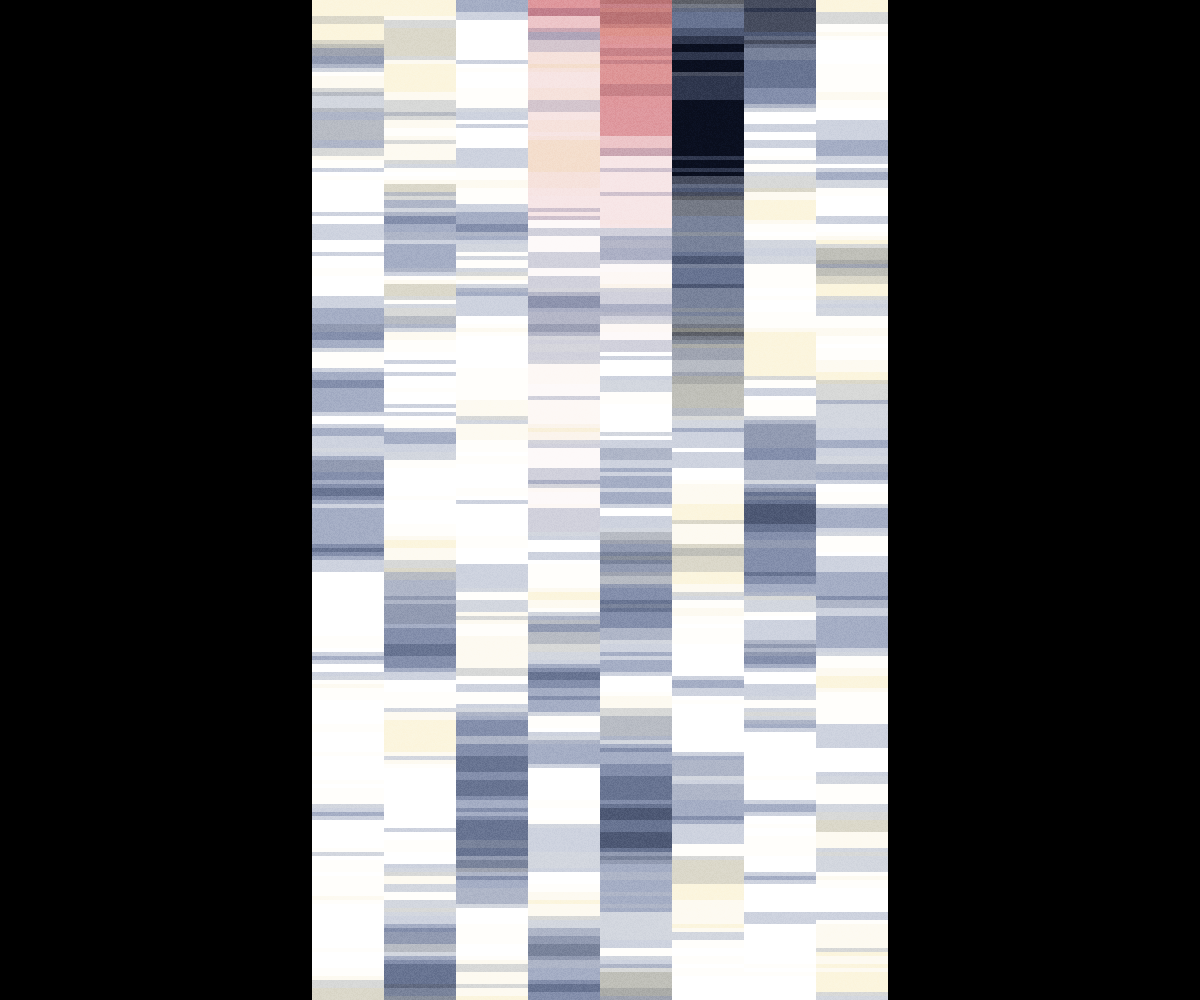
Frame 1 (no input)
Frame 60 (no input): identical to frame 1, image omitted
Frame 120 (the mouse pressed at the canvas centre since frame 60): identical to frame 1, image omitted

The p5.js sketch that drew this single still picture (run headless with seeded random() and noise() and a simulated clock; from frame 60 on, the mouse is pressed at the canvas centre):

// p5.js sketch
// ── sketch.js
const BLUE = "#000000";
const RECT_WIDTH = 576;
const RECT_HEIGHT = 1024;
const CELL_W = 72;
const CELL_H = 4;
const LEVELS = 8;
const LIGHT_BLUE = "#ffffff";
const DARK_BLUE = "#0a0f1f";
const BLUE_BIAS = "#3b6ce3";
const BLUE_BIAS_STRENGTH = 0.2;
const VINEGAR_LEVELS = 4;
const VINEGAR_LIGHT = "#ffffff";
const VINEGAR_TINT = "#f3e1a2";
const VINEGAR_MAX = 0.35;
const RED_LEVELS = 5;
const RED_LIGHT = "#ffffff";
const RED_DARK = "#b00010";
const RED_MAX = 0.4;
const RED_P = 0;
const RED_Q = 1 / 16;
const GRAIN_RANGE = 60;
const GRAIN_ALPHA = 70;
let palette = [];
let vinegarLight;
let vinegarTint;
let redLight;
let redDark;
let grainLayer;

function setup() {
  createCanvas(windowWidth, windowHeight);
  palette = buildPalette();
  vinegarLight = color(VINEGAR_LIGHT);
  vinegarTint = color(VINEGAR_TINT);
  redLight = color(RED_LIGHT);
  redDark = color(RED_DARK);
  grainLayer = buildGrainLayer();
}

function draw() {
  background(BLUE);
  noStroke();
  fill(255);
  rectMode(CENTER);
  rect(width / 2, height / 2, RECT_WIDTH, RECT_HEIGHT);

  const grid = getGrid();
  randomSeed(7);
  drawCells(grid);
  drawGrain(grid);
  // Grid lines removed per request.
}

function windowResized() {
  resizeCanvas(windowWidth, windowHeight);
}

function getGrid() {
  const halfW = RECT_WIDTH / 2;
  const halfH = RECT_HEIGHT / 2;
  const left = width / 2 - halfW;
  const right = width / 2 + halfW;
  const top = height / 2 - halfH;
  const bottom = height / 2 + halfH;
  const cols = floor(RECT_WIDTH / CELL_W);
  const rows = floor(RECT_HEIGHT / CELL_H);
  const cellW = RECT_WIDTH / cols;
  const cellH = RECT_HEIGHT / rows;

  return { left, right, top, bottom, cols, rows, cellW, cellH };
}

function drawCells(grid) {
  rectMode(CORNER);
  noStroke();

  const redProbs = getRedProbs();
  for (let col = 0; col < grid.cols; col += 1) {
    let level = floor(random(LEVELS));
    let vinegar = floor(random(VINEGAR_LEVELS));
    const redStart = initialRedLevel(col, grid.cols);
    let redLevel = redStart;
    for (let row = 0; row < grid.rows; row += 1) {
      const x = grid.left + col * grid.cellW;
      const y = grid.top + row * grid.cellH;
      const vinegarT = vinegar / (VINEGAR_LEVELS - 1);
      const weight = vinegarT * VINEGAR_MAX;
      const vinegarColor = lerpColor(vinegarLight, vinegarTint, vinegarT);
      let mixed = lerpColor(palette[level], vinegarColor, weight);
      const redT = redLevel / (RED_LEVELS - 1);
      const redWeight = redT * RED_MAX;
      const redColor = lerpColor(redLight, redDark, redT);
      mixed = lerpColor(mixed, redColor, redWeight);
      fill(mixed);
      rect(x, y, grid.cellW, grid.cellH);
      level = stepLevel(level);
      vinegar = stepVinegar(vinegar);
      redLevel = stepRed(redLevel, redProbs);
    }
  }
}

// Grid line drawing removed.

function buildPalette() {
  const light = color(LIGHT_BLUE);
  const dark = color(DARK_BLUE);
  const bias = color(BLUE_BIAS);
  const colors = [];
  for (let i = 0; i < LEVELS; i += 1) {
    const t = i / (LEVELS - 1);
    const base = lerpColor(light, dark, t);
    const shift = sin(PI * t) * BLUE_BIAS_STRENGTH;
    colors.push(lerpColor(base, bias, shift));
  }
  return colors;
}

function stepLevel(level) {
  const roll = random();
  if (roll < 0.25) level -= 1;
  else if (roll < 0.375) level += 1;
  return constrain(level, 0, LEVELS - 1);
}

function stepVinegar(level) {
  const roll = random();
  if (roll < 0.25) level -= 1;
  else if (roll < 0.375) level += 1;
  return constrain(level, 0, VINEGAR_LEVELS - 1);
}

function initialRedLevel(col, cols) {
  const band = 2;
  const start = floor((cols - band) / 2);
  const end = start + band;
  return col >= start && col < end ? RED_LEVELS - 1 : 0;
}

function getRedProbs() {
  const pUp = RED_P;
  const pDown = RED_Q;
  const pStay = constrain(1 - pUp - pDown, 0, 1);
  return { pUp, pDown, pStay };
}

function stepRed(level, probs) {
  const roll = random();
  if (roll < probs.pDown) level -= 1;
  else if (roll < probs.pDown + probs.pUp) level += 1;
  return constrain(level, 0, RED_LEVELS - 1);
}

function buildGrainLayer() {
  const layer = createGraphics(RECT_WIDTH, RECT_HEIGHT);
  layer.pixelDensity(1);
  layer.noSmooth();
  randomSeed(13);
  layer.loadPixels();
  for (let i = 0; i < layer.pixels.length; i += 4) {
    const v = 128 + floor(random(-GRAIN_RANGE, GRAIN_RANGE));
    layer.pixels[i] = v;
    layer.pixels[i + 1] = v;
    layer.pixels[i + 2] = v;
    layer.pixels[i + 3] = GRAIN_ALPHA;
  }
  layer.updatePixels();
  return layer;
}

function drawGrain(grid) {
  if (!grainLayer) return;
  push();
  blendMode(SOFT_LIGHT);
  image(grainLayer, grid.left, grid.top, RECT_WIDTH, RECT_HEIGHT);
  pop();
}
